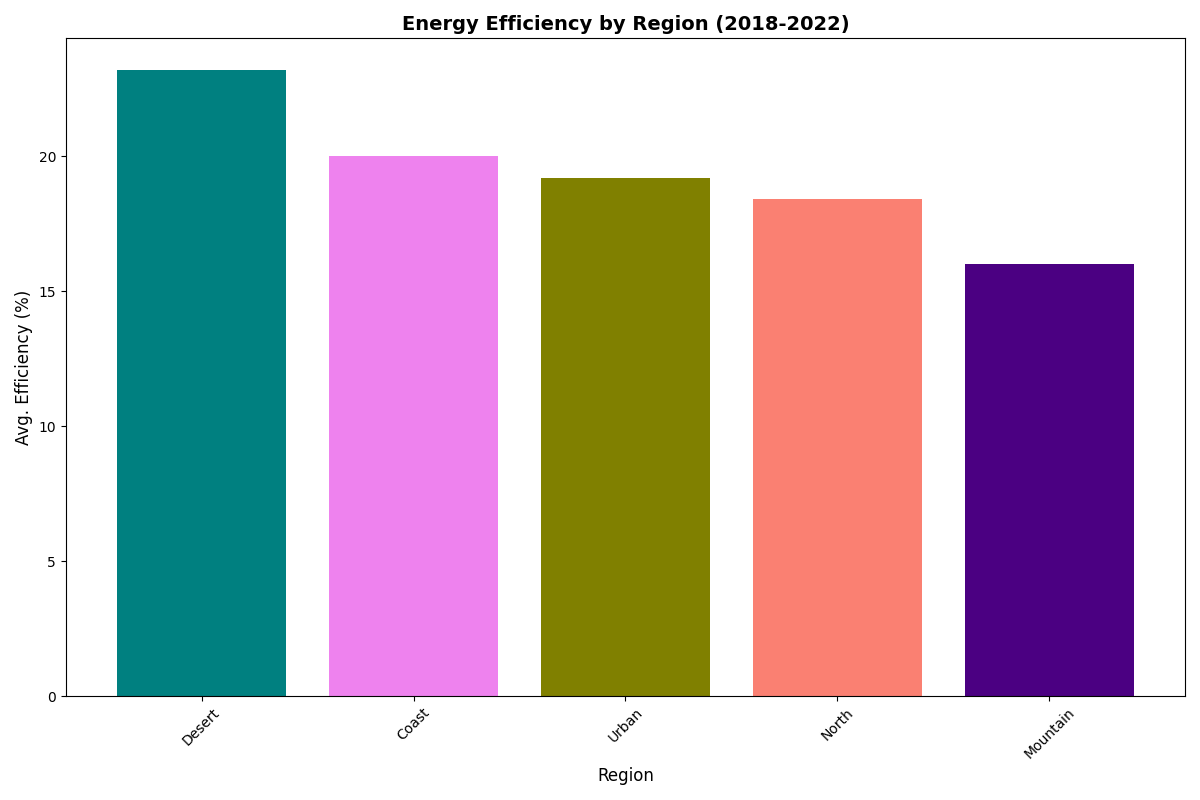

The Python source for this figure:
import matplotlib.pyplot as plt
import numpy as np

regions = ["North", "Coast", "Desert", "Urban", "Mountain"]

efficiency = np.array([
    [15, 17, 18, 20, 22], 
    [18, 19, 20, 21, 22], 
    [20, 21, 23, 25, 27], 
    [16, 18, 19, 21, 22], 
    [14, 15, 16, 17, 18]   
])

mean_efficiency = np.mean(efficiency, axis=1)

sorted_indices = np.argsort(-mean_efficiency)
sorted_regions = [regions[i] for i in sorted_indices]
sorted_efficiency = mean_efficiency[sorted_indices]

fig, ax = plt.subplots(figsize=(12, 8))
# New color set applied
ax.bar(sorted_regions, sorted_efficiency, color=['teal', 'violet', 'olive', 'salmon', 'indigo'])

ax.set_title('Energy Efficiency by Region (2018-2022)', fontsize=14, fontweight='bold')
ax.set_xlabel('Region', fontsize=12)
ax.set_ylabel('Avg. Efficiency (%)', fontsize=12)
ax.tick_params(axis='x', rotation=45)

plt.tight_layout()
plt.show()
